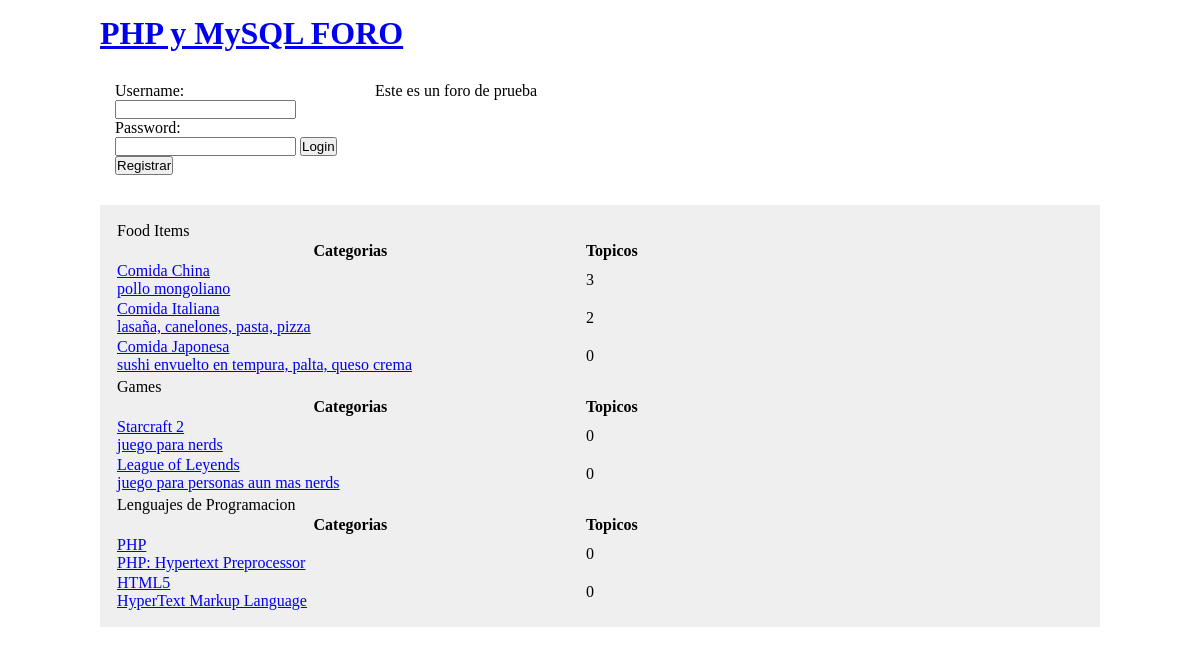
The page / on the database its author committed.
### tables this page shows
CREATE TABLE IF NOT EXISTS `categorias` (
  `id_categorias` int(3) unsigned NOT NULL AUTO_INCREMENT,
  `titulo_categoria` varchar(64) DEFAULT NULL,
  PRIMARY KEY (`id_categorias`)
);

CREATE TABLE IF NOT EXISTS `subcategorias` (
  `id_subcat` int(3) unsigned NOT NULL AUTO_INCREMENT,
  `parent_id` int(3) unsigned NOT NULL,
  `subcategoria_titulo` varchar(128) DEFAULT NULL,
  `subcategoria_desc` varchar(255) DEFAULT NULL,
  PRIMARY KEY (`id_subcat`),
  KEY `parent_id` (`parent_id`)
);

### content_function.php (the view, shortened to what this page needs)
<?php
	function dispcategorias(){
		include('dbconn.php');
		$select = mysqli_query($con, "SELECT * FROM categorias");
		while ($row = mysqli_fetch_assoc($select)){
			echo "<table class='categorias-tabla'>";
			echo "<tr><td class='categoria-main' colspan='2'>".$row['titulo_categoria']."</td></tr>";
			dispsubcategorias($row['id_categorias']);
			echo "</table>";
		}
	}
	function dispsubcategorias($parent_id){
		include('dbconn.php');
		$select = mysqli_query($con, "SELECT id_categorias, id_subcat, subcategoria_titulo, subcategoria_desc FROM categorias, subcategorias
									  WHERE ($parent_id = categorias.id_categorias) AND ($parent_id = subcategorias.parent_id)");
		echo "<tr><th width='90%'>Categorias</th><th width='10%'>Topicos</th></tr>";
		while ($row = mysqli_fetch_assoc($select)){
			echo "<tr><td class='categoria-titulo'><a href='/sisForo/topicos.php?cid=".$row['id_categorias']."&scid=".$row['id_subcat']."'>
					".$row['subcategoria_titulo']."<br/>";
			echo $row['subcategoria_desc']."</a></td>";
			echo "<td class='num-topics'>".getnumstopics($parent_id, $row['id_subcat'])."</td></tr>";
		}
	}
	function getnumstopics($id_categorias, $id_subcat){
		include('dbconn.php');
		$select = mysqli_query($con, "SELECT id_categoria, id_subcategoria FROM topicos WHERE ".$id_categorias." = id_categoria
										AND ".$id_subcat." = id_subcategoria");
		return mysqli_num_rows($select);
	}
 ?>

### styles/main.css (style rules this page uses)
* { margin: 0px; padding: 0px; }

### rows shown on the page
categorias: titulo_categoria "Food Items"
subcategorias: subcategoria_titulo "Comida China", subcategoria_desc "pollo mongoliano", id_subcat "3"
subcategorias: subcategoria_titulo "Comida Italiana", subcategoria_desc "lasaña, canelones, pasta, pizza", id_subcat "2"
subcategorias: subcategoria_titulo "Comida Japonesa", subcategoria_desc "sushi envuelto en tempura, palta, queso crema", id_subcat "0"
categorias: titulo_categoria "Games"
subcategorias: subcategoria_titulo "Starcraft 2", subcategoria_desc "juego para nerds", id_subcat "0"
subcategorias: subcategoria_titulo "League of Leyends", subcategoria_desc "juego para personas aun mas nerds", id_subcat "0"
categorias: titulo_categoria "Lenguajes de Programacion"
subcategorias: subcategoria_titulo "PHP", subcategoria_desc "PHP: Hypertext Preprocessor", id_subcat "0"
subcategorias: subcategoria_titulo "HTML5", subcategoria_desc "HyperText Markup Language", id_subcat "0"
